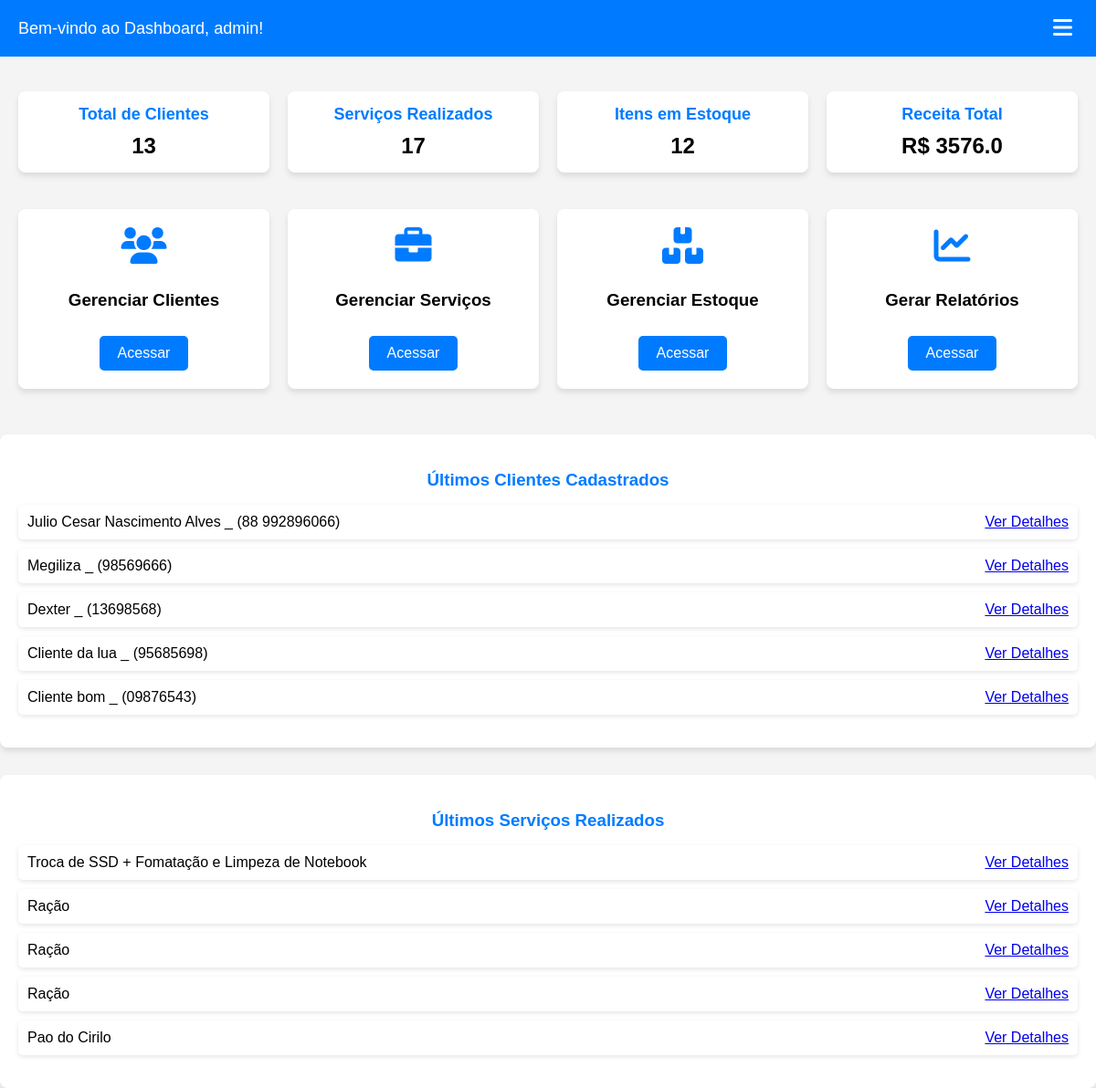
/dashboard (signed in), run on an earlier commit of the app's database.
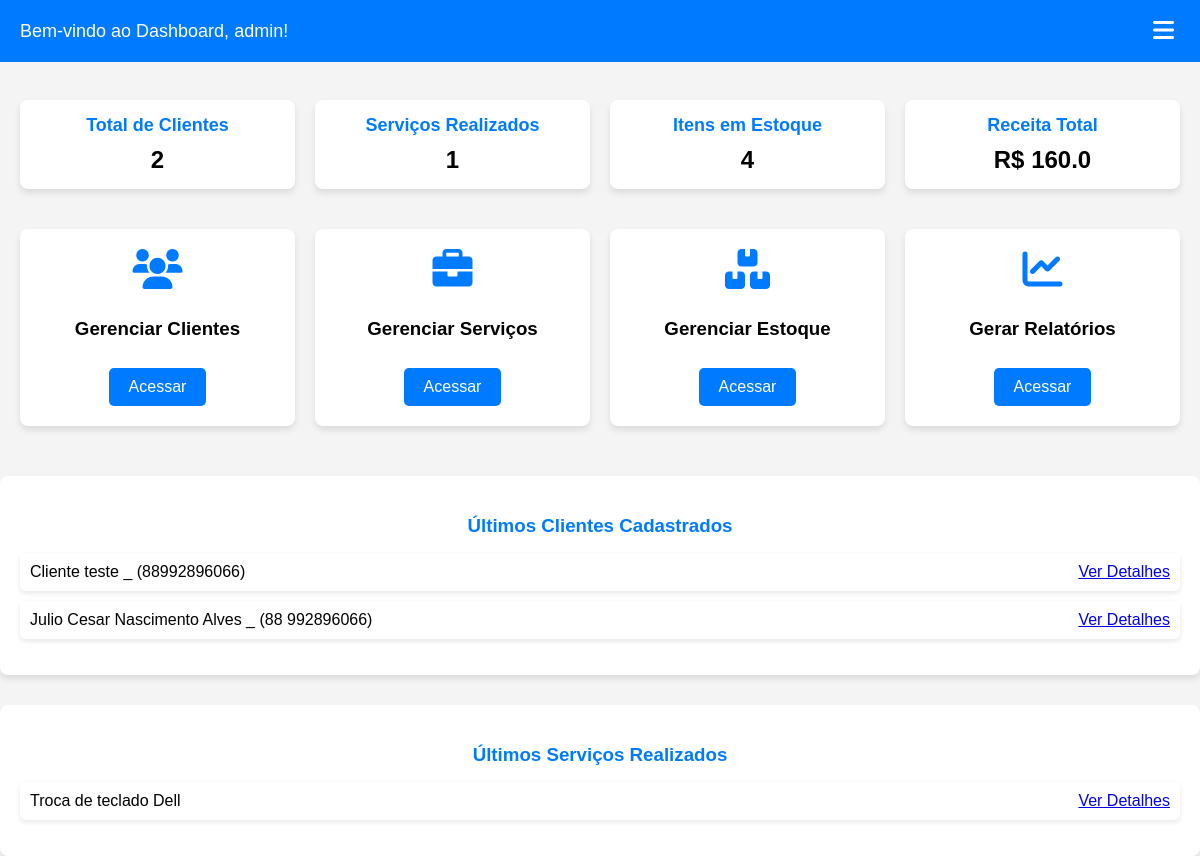
And on a later commit of the database.
### tables this page shows
CREATE TABLE clientes (
            id INTEGER PRIMARY KEY AUTOINCREMENT,
            nome TEXT NOT NULL,
            telefone TEXT,
            endereco TEXT
        );

CREATE TABLE "servicos" (
	"id"	INTEGER,
	"cliente_id"	INTEGER,
	"descricao"	TEXT NOT NULL,
	"valor"	REAL NOT NULL,
	"data_servico"	DATETIME NOT NULL DEFAULT CURRENT_TIMESTAMP,
	PRIMARY KEY("id" AUTOINCREMENT)
);

### julio_tech.py (the view)
@app.route("/dashboard")
def dashboard():
    if "usuario" not in session:  # Verifica se o usuário está autenticado
        return redirect(url_for("login"))
    conn = conectar_bd()
    cursor = conn.cursor()
    cursor.execute("SELECT * FROM clientes ORDER BY id DESC LIMIT 5")
    clientes = cursor.fetchall()
    cursor.execute("SELECT * FROM servicos ORDER BY id DESC LIMIT 5")
    servicos = cursor.fetchall()
    cursor.execute("SELECT SUM(quantidade) FROM estoque")
    total_estoque = cursor.fetchone()[0]  # Soma de todas as quantidades dos itens no estoque
    cursor.execute("SELECT SUM(valor) FROM servicos")
    receita_total = cursor.fetchone()[0] or 0  # Evitar erro se não houver serviços
    cursor.execute("SELECT COUNT(*) FROM clientes")
    total_clientes = cursor.fetchone()[0]
    cursor.execute("SELECT COUNT(*) FROM servicos")
    total_servicos = cursor.fetchone()[0]
    conn.close()
    return render_template("dashboard.html",
                           usuario=session["usuario"],
                           total_clientes=total_clientes,  # Contagem de clientes
                           total_servicos=total_servicos,  # Contagem de serviços
                           total_estoque=total_estoque,    # Quantidade total de itens no estoque
                           receita_total=receita_total,    # Total de receita
                           clientes=clientes,  # Passa os últimos 5 clientes
                           servicos=servicos)  # Passa os últimos 5 serviços

### julio_tech.py (called while the page is built)
def conectar_bd():
    return sqlite3.connect(DB_FILE)

### templates/dashboard.html (shortened to what this page needs)
<!DOCTYPE html>
<html lang="pt-br">
<head>
    <link rel="stylesheet" href="https://cdnjs.cloudflare.com/ajax/libs/font-awesome/6.0.0-beta3/css/all.min.css">
</head>
<body>
    <nav>
        <h1>Bem-vindo ao Dashboard, {{ usuario }}!</h1>
        <div class="dropdown">
            <button>
                <i class="fas fa-bars"></i>
            </button>
        </div>
    </nav>
    <div class="stats">
        <div class="stat-item">
            <h3>Total de Clientes</h3>
            <p>{{ total_clientes }}</p>
        </div>
        <div class="stat-item">
            <h3>Serviços Realizados</h3>
            <p>{{ total_servicos }}</p>
        </div>
        <div class="stat-item">
            <h3>Itens em Estoque</h3>
            <p>{{ total_estoque or 0 }}</p>
        </div>
        <div class="stat-item">
            <h3>Receita Total</h3>
            <p>R$ {{ receita_total }}</p>
        </div>
    </div>
    <div class="card-grid">
        <div class="card">
            <i class="fas fa-users"></i>
            <h3>Gerenciar Clientes</h3>
            <a href="/clientes">Acessar</a>
        </div>
        <div class="card">
            <i class="fas fa-briefcase"></i>
            <h3>Gerenciar Serviços</h3>
            <a href="/servicos">Acessar</a>
        </div>
        <div class="card">
            <i class="fas fa-boxes"></i>
            <h3>Gerenciar Estoque</h3>
            <a href="/estoque">Acessar</a>
        </div>
        <div class="card">
            <i class="fas fa-chart-line"></i>
            <h3>Gerar Relatórios</h3>
            <a href="/relatorios">Acessar</a>
        </div>
    </div>
    <div class="clientes-list">
        <h3>Últimos Clientes Cadastrados</h3>
        <ul>
            {% for cliente in clientes %}
                <li>
                    <span>{{ cliente[1] }} _ ({{ cliente[2] }})</span>
                    <a href="/clientes/{{ cliente[0] }}" class="btn">Ver Detalhes</a>
                </li>
            {% endfor %}
        </ul>
    </div>
    <div class="servicos-list">
        <h3>Últimos Serviços Realizados</h3>
        <ul>
            {% for servico in servicos %}
                <li>
                    <span>{{ servico[2] }}</span>
                    <a href="{{ url_for('detalhes_servico', id=servico[0]) }}" class="btn">Ver Detalhes</a>
                </li>
            {% endfor %}
        </ul>
    </div>
</body>
</html>

What changed in the data, as far as the page shows it:
removed clientes: nome "Megiliza", telefone "98569666"
removed clientes: nome "Dexter", telefone "13698568"
removed clientes: nome "Cliente da lua", telefone "95685698"
removed clientes: nome "Cliente bom", telefone "09876543"
removed servicos: descricao "Troca de SSD + Fomatação e Limpeza de Notebook"
removed servicos: descricao "Ração"
removed servicos: descricao "Ração"
removed servicos: descricao "Ração"
removed servicos: descricao "Pao do Cirilo"
added clientes: nome "Cliente teste", telefone "88992896066"
added servicos: descricao "Troca de teclado Dell"
Also different on the page:
{{ total_clientes }}: "13" → "2"
{{ total_servicos }}: "17" → "1"
{{ total_estoque or 0 }}: "12" → "4"
{{ receita_total }}: "3576.0" → "160.0"
